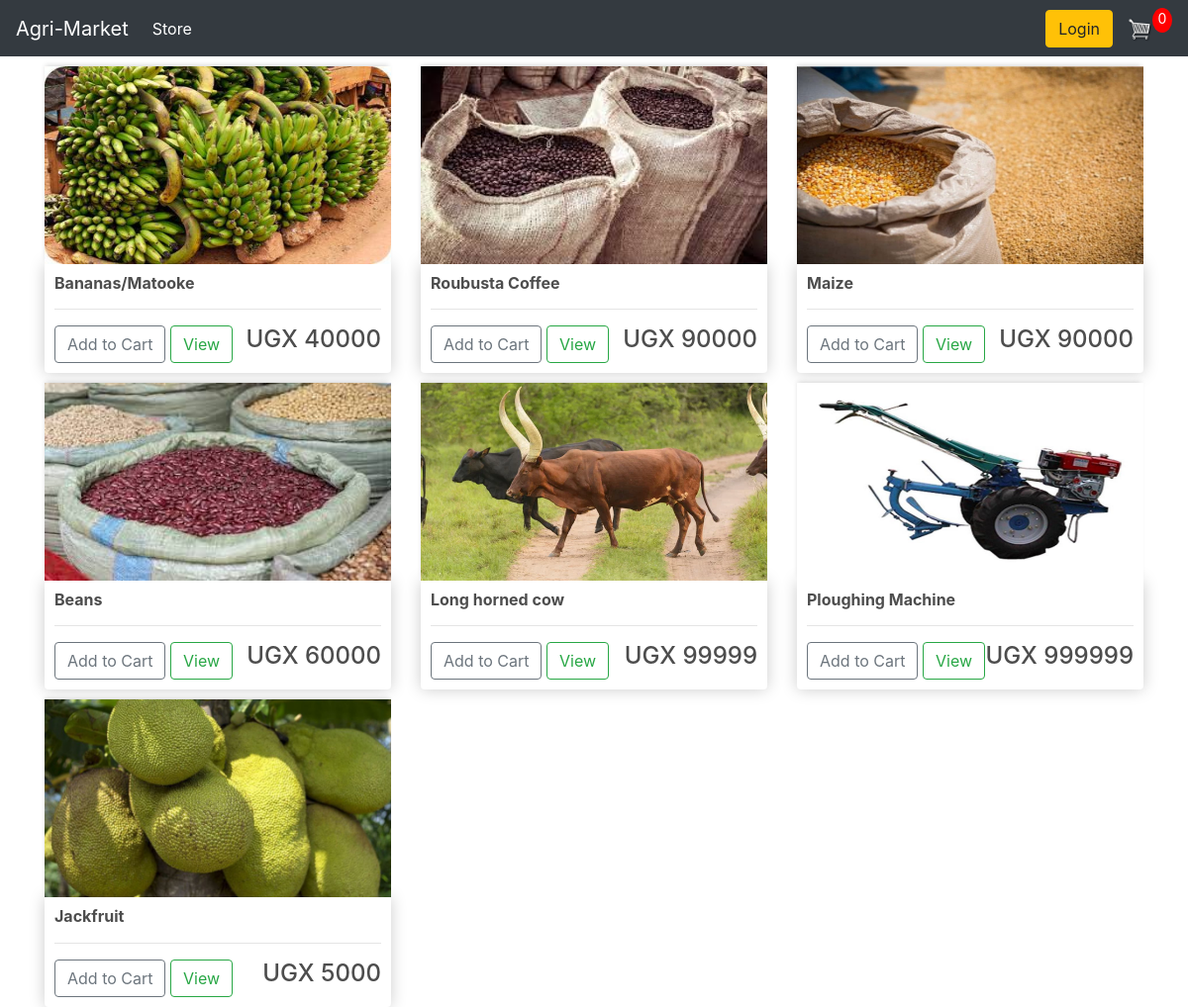
The app's page /, older data.
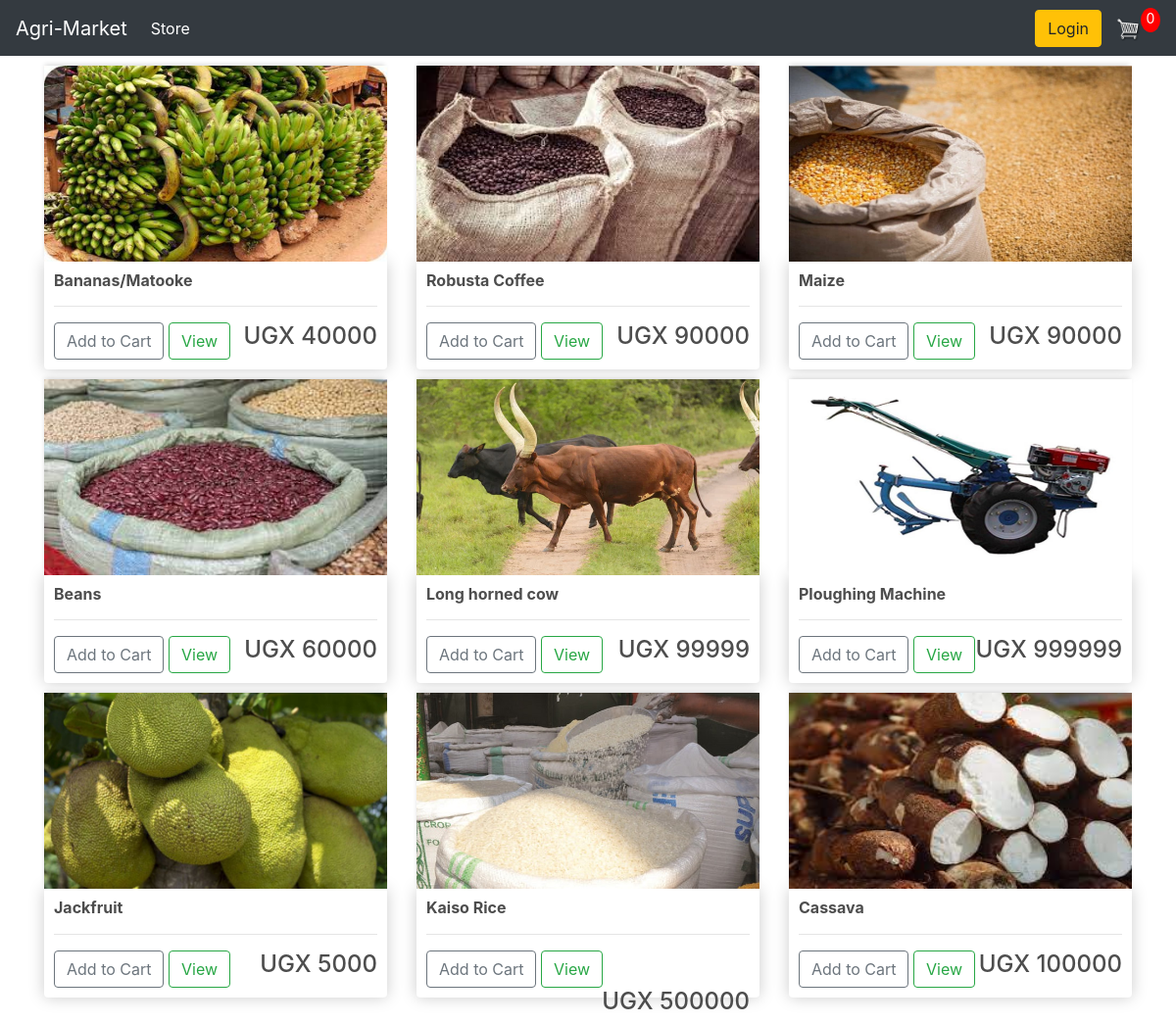
The same page, newer data.
### store/models.py (models this page shows, shortened)
class Product(models.Model):
    name = models.CharField(max_length=200, null=True)
    price = models.DecimalField(max_digits=12, decimal_places=4)
    digital = models.BooleanField(default=False, null=True, blank=False)
    image = models.ImageField(null=True, blank=True)
    @property
    def imageURL(self):
        try:
            url = self.image.url
        except:
            url = ''
        return url

### store/views.py (the view)
# urls.py: path('', include('store.urls')),
def store(request):
    data = cartData(request)
    cartItems = data['cartItems']
    products = Product.objects.all()
    context = {"products": products}
    return render(request, "store/store.html", context)

### store/context_processors.py (called while the page is built)
def cart_data(request):
    print(request.COOKIES)
    cart_items = request.COOKIES.get('cart')
    cart = json.loads(cart_items) if cart_items else []
    return {
        'cartItems': cart,
    }

### store/utils.py (called while the page is built, shortened)
def cookieCart(request):
    try:
        cart = json.loads(request.COOKIES['cart'])
    except:
        cart = {}
    print('Cart:', cart)
    items = []
    order = {'get_cart_total': 0, 'get_cart_items': 0}
    cartItems = order['get_cart_items']
    return {'cartItems':cartItems, 'order':order, 'items':items}

def cartData(request):
    if request.user.is_authenticated:
        customer = Customer.objects.create(
            user=request.user,
            name=request.user.username,
            email=request.user.email
        )
        order, created = Order.objects.get_or_create(customer=customer, complete=False)
        items = order.orderitem_set.all()
        cartItems = order.get_cart_items
    else:
        cookieData = cookieCart(request)
        cartItems = cookieData['cartItems']
        order = cookieData['order']
        items = cookieData['items']
    return {'cartItems':cartItems, 'order':order, 'items':items}

### store/templates/store/store.html
{% extends 'store/main.html' %}
{% load static %}
{% block content %}
    <div class="row">
        {% for product in products %}
        <div class="col-lg-4">
            <img class="thumbnail" src="{{product.imageURL}}">
            <div class="box-element product">
                <h6><strong>{{product.name}}</strong></h6>
                <hr>
                <button data-product={{product.id}} data-action="add" class="btn btn-outline-secondary add-btn update-cart">Add to Cart</button>
		        <a class="btn btn-outline-success" href="#">View</a>
		        <h4 style="display: inline-block;float: right">
                    UGX {{product.price|floatformat:0}}
                </h4>
            </div>
        </div>
        {% endfor %}
    </div>
{% endblock content %}

Row changes from the older to the newer data that the page shows:
changed Product: name "Roubusta Coffee" → "Robusta Coffee"
added Product: imageURL (picture), name "Kaiso Rice", price "500000"
added Product: imageURL (picture), name "Cassava", price "100000"
